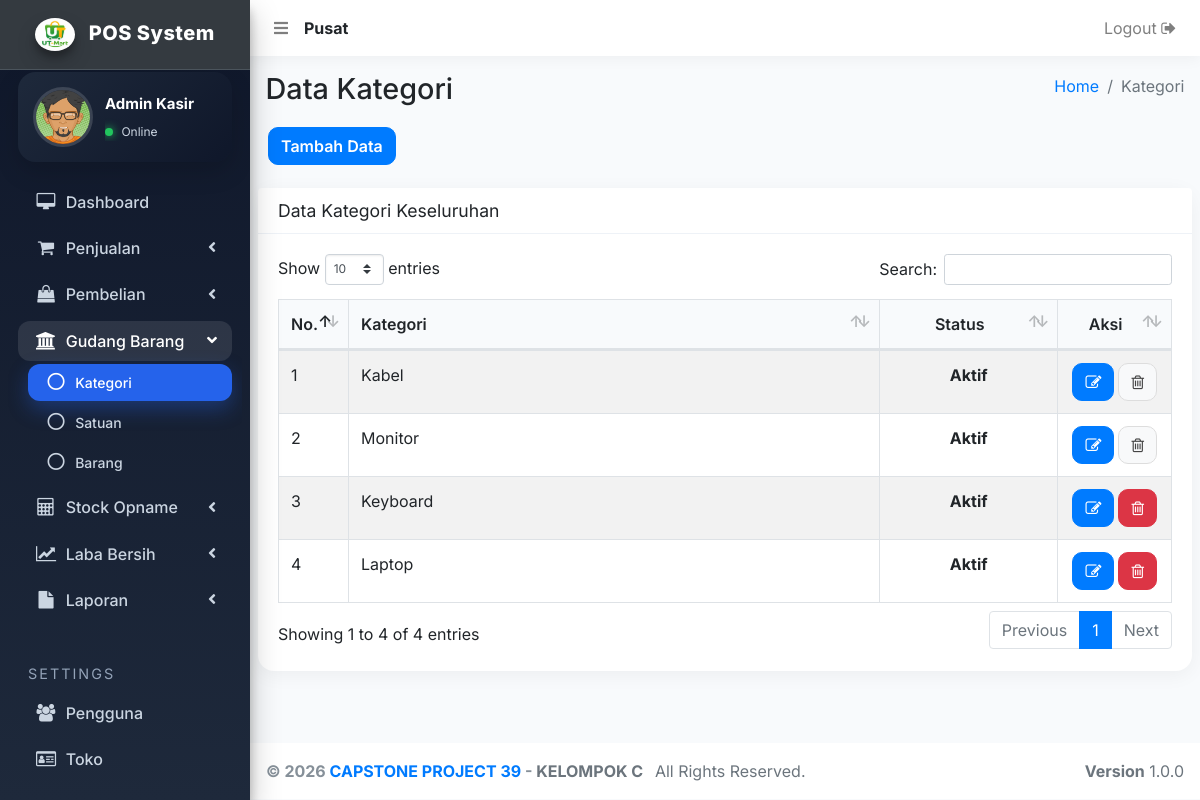
Screenshot of /kategori.php (signed in) with the database file from the repository.
### tables this page shows
CREATE TABLE `user` (
  `user_id` int(11) NOT NULL,
  `user_nama` varchar(500) NOT NULL,
  `user_no_hp` varchar(250) NOT NULL,
  `user_alamat` text NOT NULL,
  `user_email` varchar(250) NOT NULL,
  `user_password` varchar(500) NOT NULL,
  `user_create` varchar(250) NOT NULL,
  `user_level` varchar(250) NOT NULL,
  `user_status` varchar(250) NOT NULL,
  `user_cabang` int(11) NOT NULL
);

CREATE TABLE `kategori` (
  `kategori_id` int(11) NOT NULL,
  `kategori_nama` varchar(500) NOT NULL,
  `kategori_status` varchar(250) NOT NULL,
  `kategori_cabang` int(11) NOT NULL
);

### _header-artibut.php (called while the page is built, shortened)
<?php
  	include 'aksi/functions.php';
    $userLoginCabang = mysqli_query( $conn, "select user_cabang from user where user_id = '".$_SESSION['user_id']."'");
    $sessionCabangData = mysqli_fetch_array($userLoginCabang);
    $sessionCabang     = $sessionCabangData['user_cabang'];
    if ( $sessionCabang < 1 ) {
      $tipeToko = "Pusat";
    } else {
      $tipeToko = "Cabang ".$sessionCabang;
    }
?>

### aksi/functions.php (called while the page is built, shortened)
<?php
include 'koneksi.php';
function query($query) {
	global $conn;
	$result = mysqli_query($conn, $query);
	$rows = [];
	while ( $row = mysqli_fetch_assoc($result) ) {
		$rows[] = $row;
	}
	return $rows;
}
?>

### kategori.php (the view, shortened to what this page needs)
<?php
  include '_header.php';
  include '_nav.php';
  include '_sidebar.php';
?>
  <div class="content-wrapper">
    <section class="content-header">
      <div class="container-fluid">
        <div class="row mb-2">
          <div class="col-sm-6">
            <h1>Data Kategori</h1>
          </div>
          <div class="col-sm-6">
            <ol class="breadcrumb float-sm-right">
              <li class="breadcrumb-item"><a href="bo">Home</a></li>
              <li class="breadcrumb-item active">Kategori</li>
            </ol>
          </div>
          <div class="tambah-data">
          	<a href="kategori-add" class="btn btn-primary">Tambah Data</a>
          </div>
        </div>
      </div>
    </section>
    <?php
    	$data = query("SELECT * FROM kategori WHERE kategori_cabang = $sessionCabang ORDER BY kategori_id DESC");
    ?>
    <section class="content">
      <div class="row">
        <div class="col-12">
          <div class="card">
            <div class="card-header">
              <h3 class="card-title">Data Kategori Keseluruhan</h3>
            </div>
            <div class="card-body">
              <div class="table-auto">
                <table id="example1" class="table table-bordered table-striped">
                  <thead>
                  <tr>
                    <th style="width: 5%;">No.</th>
                    <th>Kategori</th>
                    <th style="text-align: center; width: 20%;">Status</th>
                    <th style="text-align: center; width: 10%;">Aksi</th>
                  </tr>
                  </thead>
                  <tbody>
                  <?php $i = 1; ?>
                  <?php foreach ( $data as $row ) : ?>
                  <tr>
                    	<td><?= $i; ?></td>
                    	<td><?= $row['kategori_nama']; ?></td>
                      <td style="text-align: center;">
                      	<?php
                      		if ( $row['kategori_status'] === "1" ) {
                      			echo "<b>Aktif</b>";
                      		} else {
                      			echo "<b style='color: red;'>Tidak Aktif</b>";
                      		}
                      	?>
                      </td>
                      <td class="orderan-online-button">
                        <?php $id = $row["kategori_id"]; ?>
                      	<a href="kategori-edit?id=<?= $id; ?>" title="Edit Data">
                              <button class="btn btn-primary" type="submit">
                                 <i class="fa fa-edit"></i>
                              </button>
                          </a>
                        <?php
                          $produk = mysqli_query($conn, "select * from barang where kategori_id = $id");
                          $jmlProduk = mysqli_num_rows($produk);
                        ?>
                        <?php if ( $jmlProduk < 1 ) { ?>
                          <a href="kategori-delete?id=<?= $id; ?>" onclick="return confirm('Yakin dihapus ?')" title="Delete Data">
                              <button class="btn btn-danger" type="submit" name="hapus">
                                  <i class="fa fa-trash-o"></i>
                              </button>
                          </a>
                        <?php } ?>
                        <?php if ( $jmlProduk > 0 ) { ?>
                          <a href="#!" title="Delete Data">
                              <button class="btn btn-default" type="submit" name="hapus">
                                  <i class="fa fa-trash-o"></i>
                              </button>
                          </a>
                        <?php } ?>
                      </td>
                  </tr>
                  <?php $i++; ?>
              	<?php endforeach; ?>
                </tbody>
                </table>
              </div>
            </div>
          </div>
        </div>
      </div>
    </section>
  </div>
</div>
<?php include '_footer.php'; ?>
</body>
</html>

### _nav.php (shortened to what this page needs)
<nav class="main-header navbar navbar-expand navbar-white navbar-light">
    <ul class="navbar-nav">
      <li class="nav-item">
        <a class="nav-link" data-widget="pushmenu" href="#"><i class="fas fa-bars"></i></a>
      </li>
      <li class="nav-item" style="padding-top: 8px;">
        <?php
          echo "<b>".$tipeToko."</b>";
        ?>
      </li>
    </ul>
    <ul class="navbar-nav ml-auto">
      <li class="nav-item">
        <a href="<?php echo "aksi/logout.php?logout";?>"onclick="return confirm('Apakah anda yakin logout ?')" class="nav-link">Logout <i class="fa fa-sign-out"></i>
        </a>
      </li>
    </ul>
  </nav>

### _header.php (style rules this page uses)
body { font-family:'Inter',sans-serif; background:#f8fafc; }
.content-wrapper { background:#f8fafc; }
.card { border:none; border-radius:16px; box-shadow: 0 4px 20px rgba(0,0,0,.05); }
.card-header { background:#fff; border-bottom:1px solid #eef2f7; }
.table thead th { border-top:none; background:#f8fafc; font-weight:600; }
.btn { border-radius:10px; }
.main-header { border:none; box-shadow: 0 2px 15px rgba(0,0,0,.05); }

### rows the page displays
user: user_cabang "Pusat"
kategori: kategori_nama "Kabel", kategori_status "Aktif"
kategori: kategori_nama "Monitor", kategori_status "Aktif"
kategori: kategori_nama "Keyboard", kategori_status "Aktif"
kategori: kategori_nama "Laptop", kategori_status "Aktif"

### other values shown
$_SESSION['user_nama'] "Admin Kasir"
